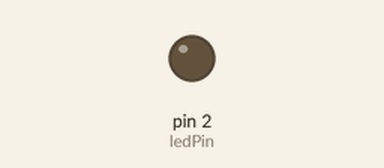
A sketch run on a simulated Arduino Uno, built with avr-gcc and run on an emulated ATmega328P. On the bench: output pins drawn as LEDs (lit = HIGH).

Above: at 1.3 s.
At 9.8 s:
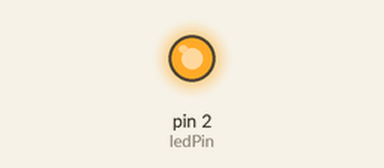
Timing chart, 0 to 10.1 s (numbered marks = the images above):
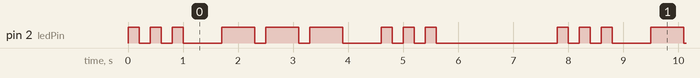

The sketch:

Task4_Pattern_Blink.ino
```cpp
// Task 4: Pattern Blink (SOS Morse Code)
int ledPin = 2;

void setup() {
  pinMode(ledPin, OUTPUT);
}

void loop() {
  // 3 short blinks (S)
  for (int i = 0; i < 3; i++) {
    digitalWrite(ledPin, HIGH);
    delay(200);
    digitalWrite(ledPin, LOW);
    delay(200);
  }

  delay(500);

  // 3 long blinks (O)
  for (int i = 0; i < 3; i++) {
    digitalWrite(ledPin, HIGH);
    delay(600);
    digitalWrite(ledPin, LOW);
    delay(200);
  }

  delay(500);

  // 3 short blinks (S)
  for (int i = 0; i < 3; i++) {
    digitalWrite(ledPin, HIGH);
    delay(200);
    digitalWrite(ledPin, LOW);
    delay(200);
  }

  delay(2000);
}
```

Measured:
- by itself, pin 2 (ledPin): repeats every 7.8 s: 2 × (LOW 0.20 s, HIGH 0.20 s), LOW 0.70 s, 2 × (HIGH 0.60 s, LOW 0.20 s), HIGH 0.60 s, LOW 0.70 s, 2 × (HIGH 0.20 s, LOW 0.20 s), HIGH 0.20 s, LOW 2.2 s, HIGH 0.20 s
- by itself, everything shown: repeats every 7.8 s, in 18 steps
